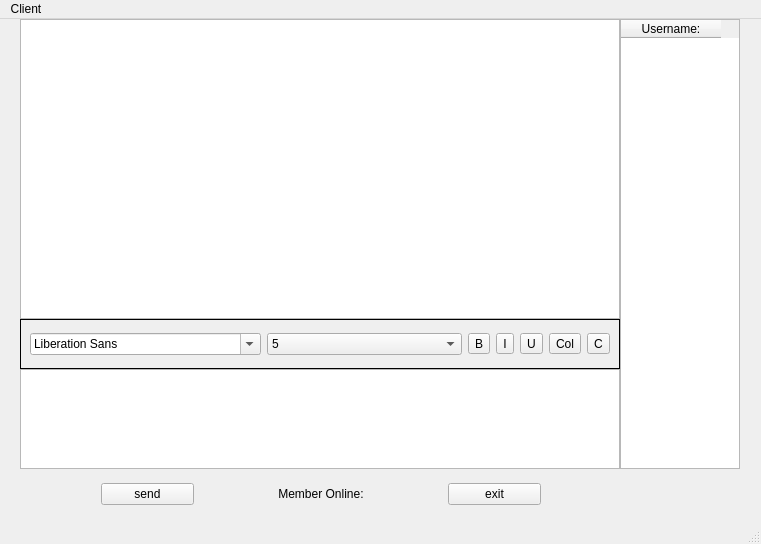
<?xml version="1.0" encoding="UTF-8"?>
<ui version="4.0">
 <class>ClientWindow</class>
 <widget class="QMainWindow" name="ClientWindow">
  <property name="geometry">
   <rect>
    <x>0</x>
    <y>0</y>
    <width>761</width>
    <height>544</height>
   </rect>
  </property>
  <property name="windowTitle">
   <string>MainWindow</string>
  </property>
  <widget class="QWidget" name="centralwidget">
   <widget class="QTableWidget" name="tableWidget">
    <property name="geometry">
     <rect>
      <x>620</x>
      <y>0</y>
      <width>120</width>
      <height>450</height>
     </rect>
    </property>
    <column>
     <property name="text">
      <string>Username:</string>
     </property>
    </column>
   </widget>
   <widget class="QFrame" name="frame">
    <property name="geometry">
     <rect>
      <x>20</x>
      <y>300</y>
      <width>600</width>
      <height>50</height>
     </rect>
    </property>
    <property name="frameShape">
     <enum>QFrame::Box</enum>
    </property>
    <layout class="QHBoxLayout" name="horizontalLayout">
     <item>
      <widget class="QFontComboBox" name="fontCbx"/>
     </item>
     <item>
      <widget class="QComboBox" name="sizeCbx">
       <item>
        <property name="text">
         <string>5</string>
        </property>
       </item>
       <item>
        <property name="text">
         <string>6</string>
        </property>
       </item>
       <item>
        <property name="text">
         <string>7</string>
        </property>
       </item>
       <item>
        <property name="text">
         <string>8</string>
        </property>
       </item>
       <item>
        <property name="text">
         <string>9</string>
        </property>
       </item>
       <item>
        <property name="text">
         <string>10</string>
        </property>
       </item>
       <item>
        <property name="text">
         <string>11</string>
        </property>
       </item>
       <item>
        <property name="text">
         <string>12</string>
        </property>
       </item>
       <item>
        <property name="text">
         <string>13</string>
        </property>
       </item>
       <item>
        <property name="text">
         <string>14</string>
        </property>
       </item>
       <item>
        <property name="text">
         <string>15</string>
        </property>
       </item>
      </widget>
     </item>
     <item>
      <widget class="QToolButton" name="boldTBtn">
       <property name="toolTip">
        <string>Bold</string>
       </property>
       <property name="text">
        <string>B</string>
       </property>
       <property name="checkable">
        <bool>true</bool>
       </property>
      </widget>
     </item>
     <item>
      <widget class="QToolButton" name="italicTbtn">
       <property name="toolTip">
        <string>Incline</string>
       </property>
       <property name="text">
        <string>I</string>
       </property>
       <property name="checkable">
        <bool>true</bool>
       </property>
      </widget>
     </item>
     <item>
      <widget class="QToolButton" name="underlineTBtn">
       <property name="toolTip">
        <string>Underline</string>
       </property>
       <property name="text">
        <string>U</string>
       </property>
       <property name="checkable">
        <bool>true</bool>
       </property>
      </widget>
     </item>
     <item>
      <widget class="QToolButton" name="colorTBtn">
       <property name="toolTip">
        <string>Colour</string>
       </property>
       <property name="text">
        <string>Col</string>
       </property>
       <property name="checkable">
        <bool>true</bool>
       </property>
      </widget>
     </item>
     <item>
      <widget class="QToolButton" name="clearTBtn">
       <property name="toolTip">
        <string>Clear</string>
       </property>
       <property name="text">
        <string>C</string>
       </property>
      </widget>
     </item>
    </layout>
   </widget>
   <widget class="QTextEdit" name="msgTextEdit">
    <property name="geometry">
     <rect>
      <x>20</x>
      <y>350</y>
      <width>600</width>
      <height>100</height>
     </rect>
    </property>
   </widget>
   <widget class="QSplitter" name="splitter">
    <property name="geometry">
     <rect>
      <x>20</x>
      <y>0</y>
      <width>600</width>
      <height>300</height>
     </rect>
    </property>
    <property name="orientation">
     <enum>Qt::Horizontal</enum>
    </property>
    <widget class="QTextBrowser" name="textBrowser"/>
   </widget>
   <widget class="QWidget" name="">
    <property name="geometry">
     <rect>
      <x>20</x>
      <y>460</y>
      <width>602</width>
      <height>30</height>
     </rect>
    </property>
    <layout class="QHBoxLayout" name="horizontalLayout_2">
     <property name="spacing">
      <number>81</number>
     </property>
     <property name="leftMargin">
      <number>81</number>
     </property>
     <property name="topMargin">
      <number>0</number>
     </property>
     <property name="rightMargin">
      <number>81</number>
     </property>
     <item>
      <widget class="QPushButton" name="pushButton">
       <property name="text">
        <string>send</string>
       </property>
      </widget>
     </item>
     <item>
      <widget class="QLabel" name="label">
       <property name="text">
        <string> Member Online:</string>
       </property>
      </widget>
     </item>
     <item>
      <widget class="QPushButton" name="exitButton">
       <property name="text">
        <string>exit</string>
       </property>
      </widget>
     </item>
    </layout>
   </widget>
  </widget>
  <widget class="QMenuBar" name="menubar">
   <property name="geometry">
    <rect>
     <x>0</x>
     <y>0</y>
     <width>761</width>
     <height>28</height>
    </rect>
   </property>
   <widget class="QMenu" name="menuClient">
    <property name="title">
     <string>Client</string>
    </property>
   </widget>
   <addaction name="menuClient"/>
  </widget>
  <widget class="QStatusBar" name="statusbar"/>
 </widget>
 <resources/>
 <connections/>
</ui>
